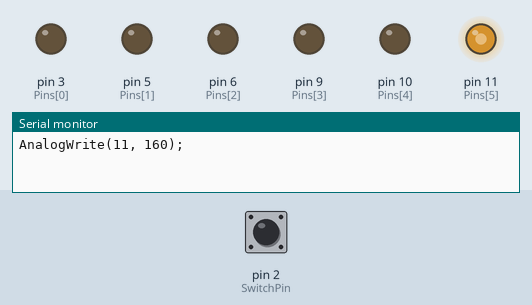
Simulated run of this sketch. Board: Arduino Uno, built with avr-gcc and run on an emulated ATmega328P. Parts: output pins drawn as LEDs (lit = HIGH), the last lines printed to the serial monitor. The inputs (shaded band) are chosen by the test bench; at power-on: pin 2 (SwitchPin) HIGH.

Above: at 0.05 s.
At 0.2 s:
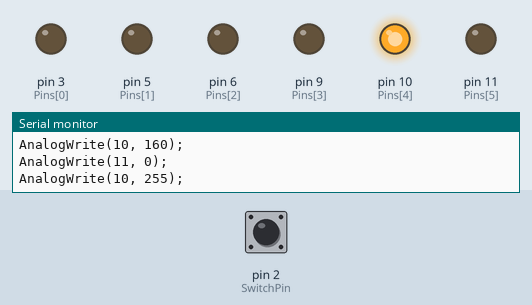
At 0.35 s:
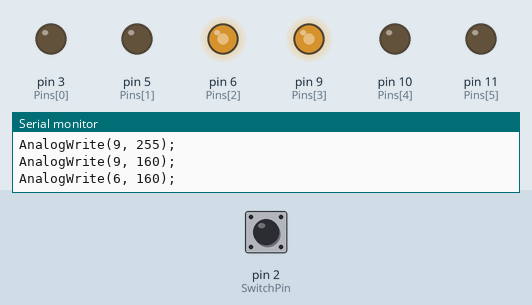
At 0.5 s:
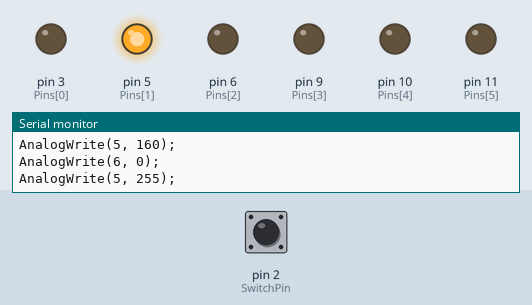
At 0.65 s:
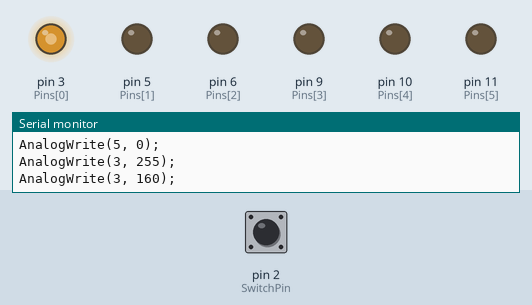
At 1.7 s:
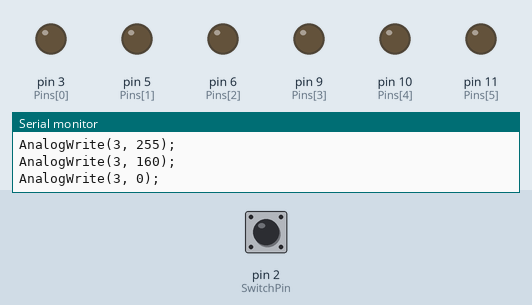
Timing chart, 0 to 3.9 s (numbered marks = the images above):
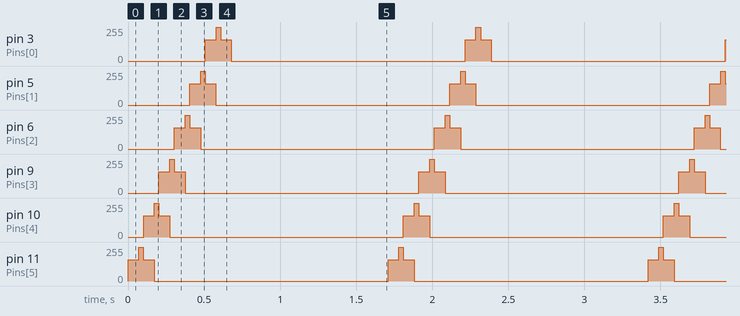

Measured:
- by itself, pin 3 (Pins[0]), pin 5 (Pins[1]), pin 6 (Pins[2]), pin 9 (Pins[3]), pin 10 (Pins[4]), pin 11 (Pins[5]): repeats every 1.7 s: 255/255 0.03 s, 160/255 0.07 s, 0/255 1.5 s, 160/255 0.07 s

The sketch:

CrawlGame.ino
```cpp
int NPins = 6;
int Pins[] = {3, 5, 6, 9, 10, 11};
int SwitchPin = 2;

// Strengths
int _ = 0;   // None
int H = 160; // Half
int F = 255; // Full

// Delays
int S = 30;   // Short
int M = 70;   // Medium
int L = 1000; // Long

void setup() {
  Serial.begin(9600);
  for (int i = 0; i < NPins; i++) {
    pinMode(Pins[i], OUTPUT);
  }
}

bool reverse = false;

// Reverse pin index, if needed.
int xform(int i) { return reverse ? NPins - i - 1 : i; }

void debugAnalogWrite(int pin, int value) {
  Serial.print("AnalogWrite(");
  Serial.print(pin);
  Serial.print(", ");
  Serial.print(value);
  Serial.println(");");
  analogWrite(pin, value);
}

void go() {
  for (int i = 0; i <= NPins; i++) {
    int prev = i == 0 ? 0 : Pins[xform(i - 1)];
    int curr = i == NPins ? 0 : Pins[xform(i)];

    if (prev)
      debugAnalogWrite(prev, H);
    if (curr)
      debugAnalogWrite(curr, H);
    delay(M);

    if (prev)
      debugAnalogWrite(prev, _);
    if (curr)
      debugAnalogWrite(curr, F);
    delay(S);
  }

  Serial.println();
  delay(L);
}

void loop() {
  reverse = digitalRead(SwitchPin);
  go();
}
```
